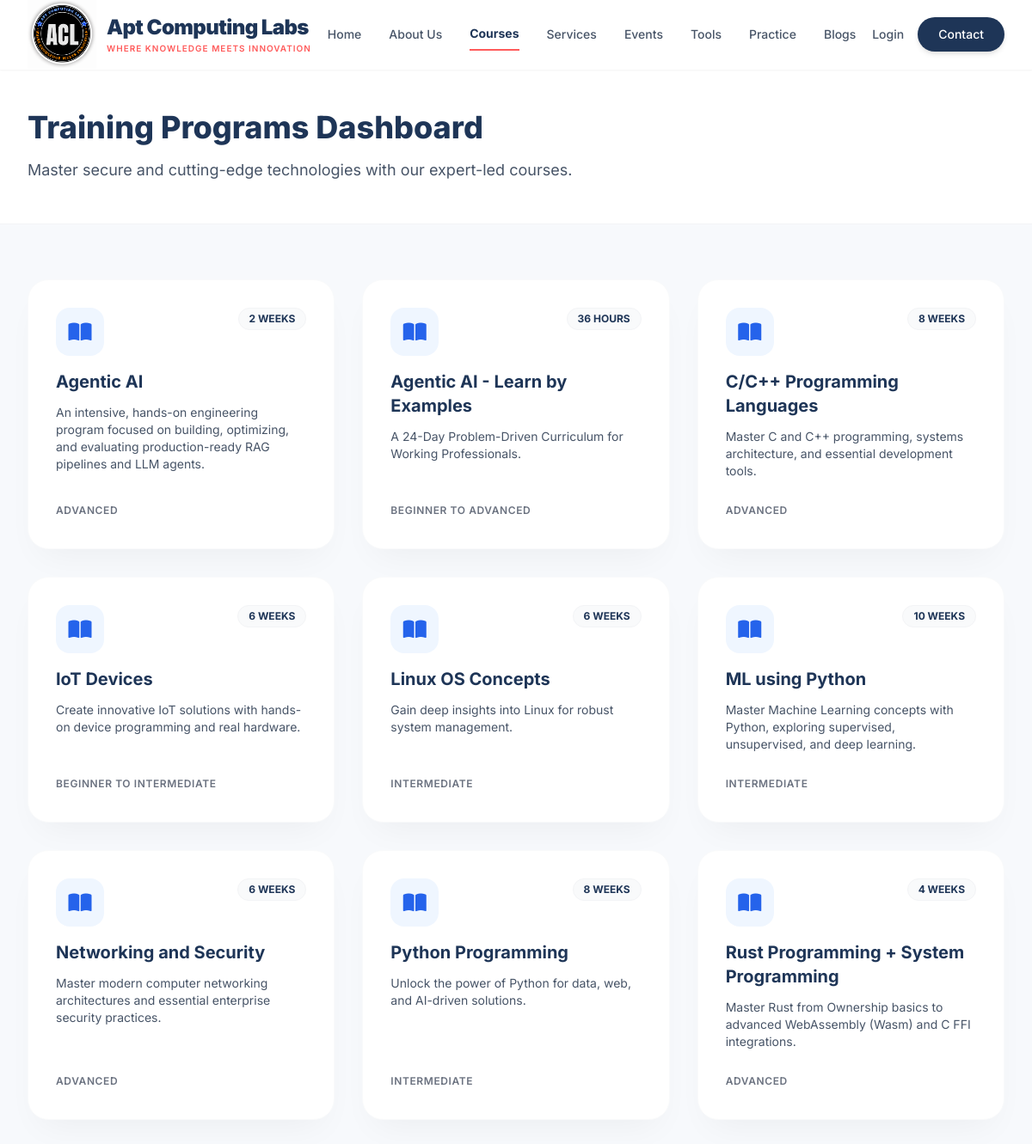
Page /courses/ on the committed database.
### courses/models.py (models this page shows, shortened)
class Course(models.Model):
    title = models.CharField(max_length=200)
    slug = models.SlugField(max_length=200, unique=True)
    short_description = models.CharField(max_length=500, blank=True)
    description = models.TextField(blank=True)
    duration_weeks = models.PositiveIntegerField(default=0)
    duration_hours = models.PositiveIntegerField(default=0)
    skill_level = models.CharField(max_length=50, blank=True)
    technologies = models.CharField(max_length=200, blank=True, help_text="Comma separated list, e.g., 'Rust, Linux'")
    image = models.URLField(blank=True, null=True)
    fee = models.CharField(max_length=100, blank=True, help_text="e.g., '7000/- + GST'")
    timing = models.CharField(max_length=200, blank=True, help_text="e.g., 'Weekend course, 4:00pm to 5:00pm'")
    start_date = models.CharField(max_length=100, blank=True, help_text="e.g., '12th Sep 2026'")
    trainers = models.CharField(max_length=200, blank=True, help_text="e.g., 'Kamal Kumar Mukiri'")
    recordings_info = models.CharField(max_length=300, blank=True)
    materials_info = models.CharField(max_length=300, blank=True)
    prerequisites = models.CharField(max_length=300, blank=True)
    training_mode = models.CharField(max_length=100, blank=True, help_text="e.g., 'Online'")

### courses/views.py (the view)
# urls.py: path('', views.CourseListView.as_view(), name='list'),
class CourseListView(ListView):
    model = Course
    template_name = 'courses/list.html'
    context_object_name = 'courses'
    def get_queryset(self):
        qs = list(super().get_queryset().order_by('title'))
        seen = set()
        unique = []
        for c in qs:
            key = (c.title or '').strip().lower()
            if key and key not in seen:
                seen.add(key)
                unique.append(c)
        return unique

### templates/courses/list.html (shortened to what this page needs)
{% extends 'tailwind_base.html' %}
{% load static %}
{% block content %}
    <div class="pt-32 pb-12 bg-white border-b border-gray-100">
        <div class="max-w-7xl mx-auto px-4 sm:px-6 lg:px-8">
            <h1 class="text-4xl font-extrabold text-brand-navy mb-4">Training Programs Dashboard</h1>
            <p class="text-lg text-brand-textSecondary">Master secure and cutting-edge technologies with our expert-led courses.</p>
        </div>
    </div>
    <div class="py-16 max-w-7xl mx-auto px-4 sm:px-6 lg:px-8 min-h-screen">
        <div class="grid grid-cols-1 md:grid-cols-2 lg:grid-cols-3 gap-8">
            {% for course in courses %}
            <a href="{% url 'courses:detail' course.slug %}" class="block group">
                <div class="bg-white rounded-3xl p-8 shadow-premium hover:shadow-premium-hover transition-all duration-300 transform hover:-translate-y-2 border border-gray-50 h-full flex flex-col">
                    <div class="flex justify-between items-start mb-4">
                        <div class="w-14 h-14 bg-blue-50 rounded-2xl flex items-center justify-center group-hover:bg-brand-navy transition-colors duration-300">
                            <i class="fas fa-book-open text-2xl text-blue-600 group-hover:text-white transition-colors duration-300"></i>
                        </div>
                        <span class="inline-block px-3 py-1 bg-gray-50 rounded-full text-xs font-bold text-brand-navy border border-gray-100">
                            {% if course.duration_weeks %}{{ course.duration_weeks }} WEEKS{% else %}{{ course.duration_hours }} HOURS{% endif %}
                        </span>
                    </div>
                    <h3 class="text-xl font-bold text-brand-navy mb-3 group-hover:text-brand-coral transition-colors">{{ course.title }}</h3>
                    <p class="text-sm text-brand-textSecondary mb-6 flex-grow">
                        {{ course.short_description|default:course.description|truncatewords:20 }}
                    </p>
                    <div class="flex items-center justify-between mt-auto">
                        <div class="flex flex-wrap gap-2">
                            {% if course.skill_level %}
                            <span class="text-xs text-gray-500 uppercase tracking-wider font-semibold">{{ course.skill_level }}</span>
                            {% endif %}
                        </div>
                    </div>
                </div>
            </a>
            {% empty %}
            <div class="col-span-3 text-center py-20">
                <i class="fas fa-folder-open text-6xl text-gray-200 mb-4"></i>
                <h3 class="text-2xl font-bold text-brand-navy">No courses available yet</h3>
                <p class="text-brand-textSecondary mt-2">Check back later for exciting new programs.</p>
            </div>
            {% endfor %}
        </div>
    </div>
{% endblock %}

### templates/tailwind_base.html (shortened to what this page needs)
{% load static %}
<!DOCTYPE html>
<html lang="en" class="scroll-smooth">
<head>
    <link rel="stylesheet" href="https://cdnjs.cloudflare.com/ajax/libs/font-awesome/6.4.0/css/all.min.css">
    <script src="https://cdn.tailwindcss.com"></script>
</head>
<body class="font-sans text-brand-textPrimary bg-brand-light antialiased selection:bg-brand-coral selection:text-white">
    <nav class="fixed w-full z-50 glass-nav transition-all duration-300 shadow-sm" id="navbar">
        <div class="max-w-7xl mx-auto px-4 sm:px-6 lg:px-8">
            <div class="flex justify-between items-center h-20">
                <a href="{% url 'home' %}" class="flex-shrink-0 flex items-center gap-3">
                    <img src="{% static 'img/ACL_Logo.png' %}" alt="Apt Computing Labs Logo" class="h-20 w-auto object-contain mix-blend-multiply self-start">
                    <div class="hidden sm:flex flex-col justify-center">
                        <span class="font-black text-2xl tracking-tight text-brand-navy leading-tight">Apt Computing Labs</span>
                        <span class="text-[10px] font-semibold text-brand-coral tracking-widest uppercase mt-0.5">Where Knowledge meets innovation</span>
                    </div>
                </a>
                <div class="hidden lg:flex space-x-8 items-center">
                    {% url 'home' as home_url %}
                    {% url 'courses:list' as courses_url %}
                    {% url 'services:list' as services_url %}
                    {% url 'events:list' as events_url %}
                    {% url 'debugger:home' as practice_url %}
                    {% url 'blogs:list' as blogs_url %}
                    <a href="{{ home_url }}" class="{% if request.path == home_url %}text-brand-navy font-bold border-b-2 border-brand-coral{% else %}text-brand-textSecondary hover:text-brand-navy font-medium{% endif %} transition-colors text-sm py-2">Home</a>
                    {% url 'about' as about_url %}
                    <a href="{{ about_url }}" class="{% if request.path == about_url %}text-brand-navy font-bold border-b-2 border-brand-coral{% else %}text-brand-textSecondary hover:text-brand-navy font-medium{% endif %} transition-colors text-sm py-2">About Us</a>
                    <a href="{{ courses_url }}" class="{% if request.path == courses_url or '/courses/' in request.path %}text-brand-navy font-bold border-b-2 border-brand-coral{% else %}text-brand-textSecondary hover:text-brand-navy font-medium{% endif %} transition-colors text-sm py-2">Courses</a>
                    <a href="{{ services_url }}" class="{% if request.path == services_url or '/services/' in request.path %}text-brand-navy font-bold border-b-2 border-brand-coral{% else %}text-brand-textSecondary hover:text-brand-navy font-medium{% endif %} transition-colors text-sm py-2">Services</a>
                    <a href="{{ events_url }}" class="{% if request.path == events_url or '/events/' in request.path %}text-brand-navy font-bold border-b-2 border-brand-coral{% else %}text-brand-textSecondary hover:text-brand-navy font-medium{% endif %} transition-colors text-sm py-2">Events</a>
                    {% url 'devtools:list' as tools_url %}
                    <a href="{{ tools_url }}" class="{% if request.path == tools_url or '/devtools/' in request.path %}text-brand-navy font-bold border-b-2 border-brand-coral{% else %}text-brand-textSecondary hover:text-brand-navy font-medium{% endif %} transition-colors text-sm py-2">Tools</a>
                    <a href="{{ practice_url }}" class="{% if request.path == practice_url or '/practice/' in request.path %}text-brand-navy font-bold border-b-2 border-brand-coral{% else %}text-brand-textSecondary hover:text-brand-navy font-medium{% endif %} transition-colors text-sm py-2">Practice</a>
                    <a href="{{ blogs_url }}" class="{% if request.path == blogs_url or '/blogs/' in request.path %}text-brand-navy font-bold border-b-2 border-brand-coral{% else %}text-brand-textSecondary hover:text-brand-navy font-medium{% endif %} transition-colors text-sm py-2">Blogs</a>
                </div>
                <div class="hidden lg:flex items-center gap-4">
                    <a href="{% url 'accounts:login' %}" class="text-brand-textSecondary hover:text-brand-navy font-medium transition-colors text-sm">Login</a>
                    <a href="{% url 'contact:contact' %}" class="bg-brand-navy text-white px-6 py-2.5 rounded-full font-medium text-sm hover:bg-opacity-90 transition-all shadow-md hover:shadow-lg hover:-translate-y-0.5">
                        Contact
                    </a>
                </div>
            </div>
        </div>
    </nav>
    {% block content %}
    {% endblock %}
</body>
</html>

### templates/tailwind_base.html (style rules this page uses)
.glass-nav { background: rgba(255, 255, 255, 0.95); backdrop-filter: blur(12px); -webkit-backdrop-filter: blur(12px); border-bottom: 1px solid rgba(255, 255, 255, 0.3); }

### rows in the picture
Course: duration_weeks "2", title "Agentic AI", short_description "An intensive, hands-on engineering program focused on building, optimizing, and evaluating production-ready RAG pipelines and LLM agents.", skill_level "ADVANCED"
Course: duration_hours "36", title "Agentic AI - Learn by Examples", short_description "A 24-Day Problem-Driven Curriculum for Working Professionals.", skill_level "BEGINNER TO ADVANCED"
Course: duration_weeks "8", title "C/C++ Programming Languages", short_description "Master C and C++ programming, systems architecture, and essential development tools.", skill_level "ADVANCED"
Course: duration_weeks "6", title "IoT Devices", short_description "Create innovative IoT solutions with hands-on device programming and real hardware.", skill_level "BEGINNER TO INTERMEDIATE"
Course: duration_weeks "6", title "Linux OS Concepts", short_description "Gain deep insights into Linux for robust system management.", skill_level "INTERMEDIATE"
Course: duration_weeks "10", title "ML using Python", short_description "Master Machine Learning concepts with Python, exploring supervised, unsupervised, and deep learning.", skill_level "INTERMEDIATE"
Course: duration_weeks "6", title "Networking and Security", short_description "Master modern computer networking architectures and essential enterprise security practices.", skill_level "ADVANCED"
Course: duration_weeks "8", title "Python Programming", short_description "Unlock the power of Python for data, web, and AI-driven solutions.", skill_level "INTERMEDIATE"
Course: duration_weeks "4", title "Rust Programming + System Programming", short_description "Master Rust from Ownership basics to advanced WebAssembly (Wasm) and C FFI integrations.", skill_level "ADVANCED"
